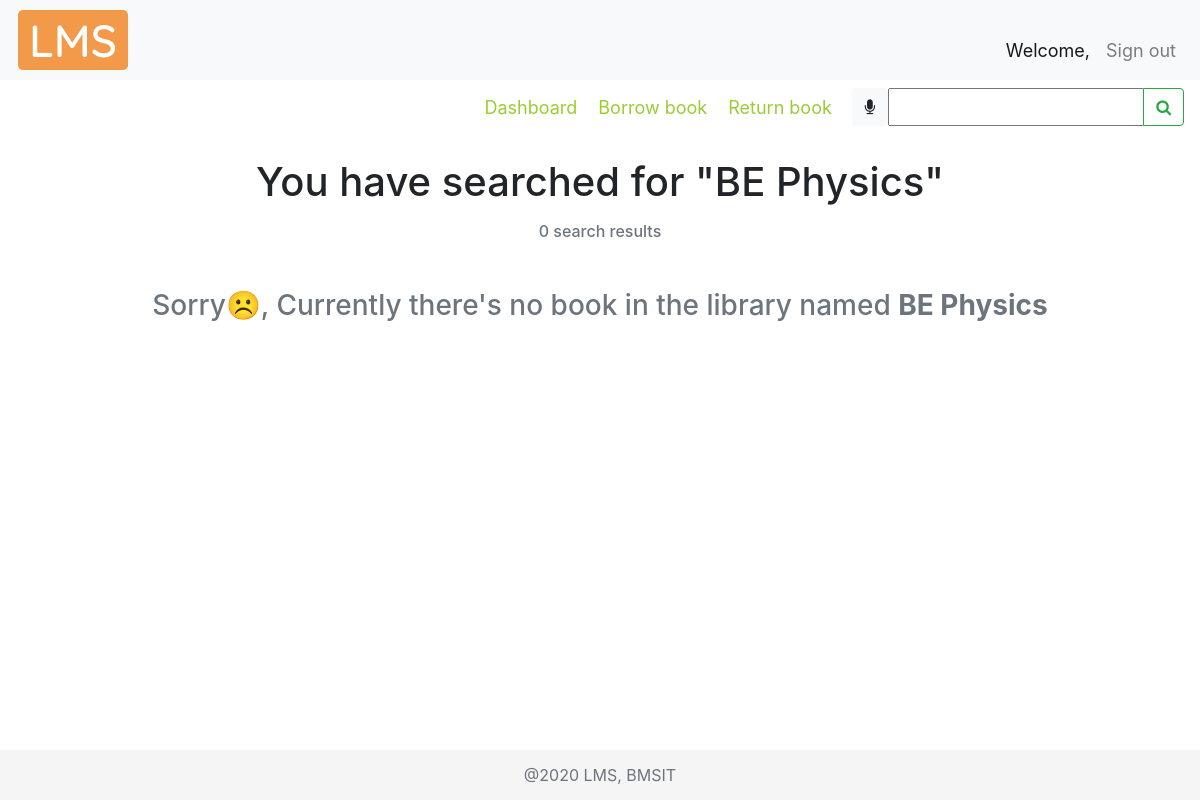
The app's page /search/BE Physics, older data.
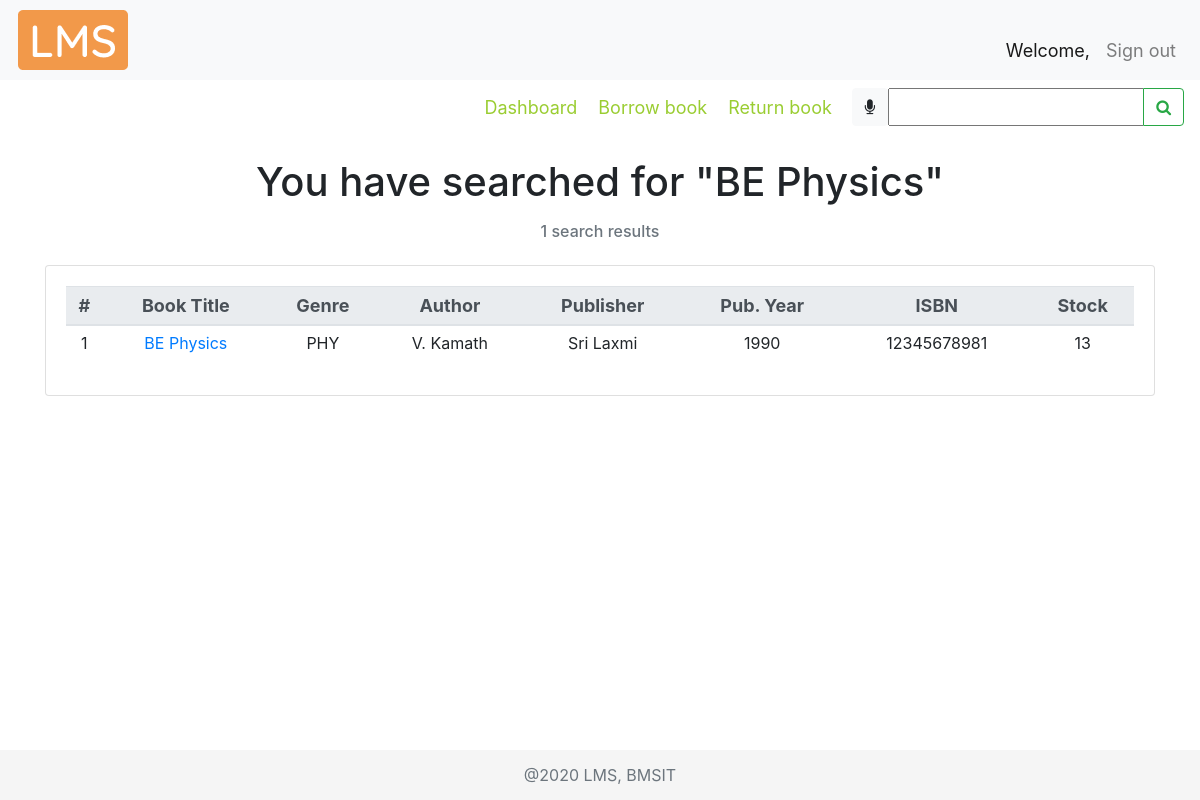
The same page, newer data.
### libraryApp/models.py (models this page shows, shortened)
class BOOK(models.Model):
    GENRE = (
        ("CS", "Computer Science"),
        ("MATH", "Mathematics"),
        ("ELE", "Electronics"),
        ("TC", "Telecommunication"),
        ("CHE", "Chemistry"),
        ("PHY", "Physics"),
        ("MEC", "Mechanics"),
        ("EVS", "Environmental Science"),
        ("BIO", "Bioengineering"),
        ("BUS", "Business Skills"),
    )
    bookTitle = models.CharField(max_length=50, help_text="Book Title")
    genre = models.CharField(max_length=30, null=True, choices=GENRE, help_text="Category")
    pubYear = models.CharField(max_length=4, null=True, help_text="Year of publication")
    isbn = models.CharField(max_length=13, null=True, unique=True, help_text="International Standard Book Number")
    librarianID = models.ForeignKey(
        settings.AUTH_USER_MODEL, null=True, on_delete=models.SET_NULL, help_text="Librarian ID")
    pubID = models.ForeignKey(PUBLISHER, null=True, on_delete=models.CASCADE, help_text="Publisher ID")
    authorID = models.ManyToManyField(AUTHOR, help_text="Authors")
    def __str__(self):
        return self.bookTitle

class AUTHOR(models.Model):
    authorName = models.CharField(max_length=30, help_text="Author name")
    def __str__(self):
        return self.authorName

class PUBLISHER(models.Model):
    pubName = models.CharField(max_length=30, help_text="Publisher name", null=True)
    streetAddr = models.CharField(max_length=50, help_text="Street Address", null=True)
    district = models.CharField(max_length=20, help_text="District", null=True)
    state = models.CharField(max_length=20, help_text="State", null=True)
    pinCode = models.CharField(max_length=6, help_text="PIN Code", null=True)
    phoneNum = models.CharField(max_length=10, help_text="Phone number", null=True)

### libraryApp/views.py (the view)
# urls.py: path('search/<str:book>', views.searchBook, name="search"),
def searchBook(request, book):
    searchResult = 'libraryApp/search_result_page.html'
    books = BOOK.objects.filter(bookTitle__icontains=book)
    myFilter = BookFilter(request.POST, queryset=books)
    if request.method == "POST":
        print(request.POST)
        return redirect(searchBook, book=request.POST['bookTitle'])
    print(books)
    booksList = []
    count = 0
    for i in books:
        count += 1
        stock = STOCK.objects.filter(bookID__id=i.id).first()
        authors = AUTHOR.objects.filter(book__id=i.id)
        authorList = []
        authorIDList = []
        for a in authors.all():
            if a not in authorList:  # loic to check redundancy
                authorList.append(a)
                authorIDList.append(a.id)
        authorString = ', '.join(map(str, authorList))
        booksList.append(tempBook(count, i.bookTitle, i.id, i.genre, i.pubID.id,
                                  i.pubID.pubName, i.pubYear, authorIDList, authorString, i.isbn, stock.bookCopies))
    context = {
        'books': booksList,
        'count': count,
        'query': book,
        'myFilter': myFilter
    }
    return render(request, searchResult, context)

### libraryApp/templates/libraryApp/search_result_page.html (shortened to what this page needs)
{% load static %}
<!DOCTYPE html>
<html lang="en">
<head>
    <link rel="stylesheet" href="https://stackpath.bootstrapcdn.com/bootstrap/4.3.1/css/bootstrap.min.css"
>
    <link rel="stylesheet" href="https://stackpath.bootstrapcdn.com/font-awesome/4.7.0/css/font-awesome.min.css">
    <link rel="stylesheet" href="{% static '/css/main.css' %}">
</head>
<body>
    <nav class="navbar navbar-expand-lg navbar-light bg-light align-items-end">
        <img class="logo" src="{% static '/img/lms.png' %}" alt="">
        <div class="collapse navbar-collapse" id="navbarNavAltMarkup">
            <div class="navbar-nav navbar-right ml-auto">
                <a class="nav-item nav-link active welcomeMsg">Welcome, {{request.user.username}}</a>
                <a class="nav-item nav-link welcomeMsg" href="{% url 'signout' %}">Sign out</a>
            </div>
        </div>
    </nav>
    <nav class="navbar">
    <div class="navbar-nav mySubMenu ml-auto">
        <nav>
            <a href="{% url 'dashboard' %}">Dashboard</a>
            {% if not request.user.is_staff %}
                <a href="{% url 'borrowbook' %}">Borrow book</a>
            {% endif %}
            {% if not request.user.is_staff %}
                <a href="{% url 'returnbook' %}">Return book</a>
            {% endif %}
        </nav>
    </div>
    <form class="form-inline" method="POST">
        <div class="input-group">
        <div id="speech" class="btn btn-light" title="Click the Mic to speak">
            <i class="fa fa-microphone" aria-hidden="true"></i>
        </div>
        {{myFilter.form}}
        <div class="input-group-append">
            <button id="searchButton" class="btn btn-outline-success" type="submit">
            <i class="fa fa-search"></i>
            </button>
        </div>
        </div>
    </form>
    </nav>
    <br>
    <div class="container-fluid">
        <div class="container">
            <div class="col-md-12 text-center">
                <h1>You have searched for "{{query}}"</h1>
            </div>
            <div class="col-md-12 mt-3">
                <h6 class="form-text text-center text-muted">
                    {{count}} search results
                </h6>
            </div>
            {% if count > 0%}
            <div class="card card-body col-md-12 mt-4">
                <table class="table table-sm table-hover text-center">
                    <thead class="thead-light threadText">
                        <tr>
                            <th scope="col">#</th>
                            <th scope="col">Book Title</th>
                            <th scope="col">Genre</th>
                            <th scope="col">Author</th>
                            <th scope="col">Publisher</th>
                            <th scope="col">Pub. Year</th>
                            <th scope="col">ISBN</th>
                            <th scope="col">Stock</th>
                        </tr>
                    </thead>
                    {% for i in books %}
                    <tr>
                        <td>{{i.slNo}}</td>
                        <td><a href="{% url 'viewbook' i.bookID %}">{{i.bookTitle}}</a></td>
                        <td>{{i.genre}}</td>
                        <td>{{i.author}}</td>
                        <td>{{i.pubName}}</td>
                        <td>{{i.pubYear}}</td>
                        <td>{{i.isbn}}</td>
                        <td>{{i.stock}}</td>
                    </tr>
                    {% endfor %}
                </table>
            </div>
            {% else %}
            <div class="justify-content-center row mt-5">
                <h3 class="text-center text-secondary">Sorry☹, Currently there's no book in the library named
                    <strong>{{query}}</strong></h3>
            </div>
            {% endif %}
        </div>
    </div>
    <br>
    <footer class="footer">
        <div class="container text-center">
            <span class="text-muted">@2020 LMS, BMSIT</span>
        </div>
    </footer>
</body>
</html>

Row changes from the older to the newer data that the page shows:
now on this page (row edited): BOOK: bookTitle "BE Physics", bookTitle "BE Physics", genre "PHY", pubYear "1990", isbn "12345678981"
now on this page (row unchanged): AUTHOR: author "V. Kamath"
now on this page (row unchanged): PUBLISHER: pubName "Sri Laxmi"
Text that changed along with them:
{{ count }}: "0" → "1"
{{ query }}: "BE Physics" → (not shown)
text no longer shown: "Sorry☹, Currently there's no book in the library named"
text now shown: "# Book Title Genre Author Publisher Pub. Year ISBN Stock"
new list line: "1 13"
